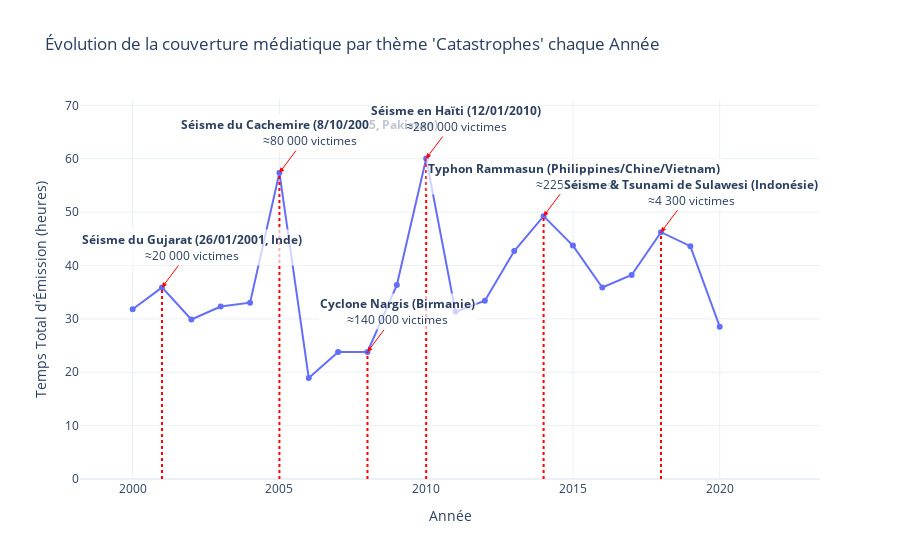

Write notebook code for a chart like this one.
### Code cell
import plotly.express as px


df_cat = df[df['Theme'] == "Catastrophes"].copy()

df_cat_line = df_cat.groupby('Annee')['Temps'].sum().reset_index()
df_cat_line['Temps_heures'] = (df_cat_line['Temps'] / 3600).round(2)


fig = px.line(
    df_cat_line,
    x='Annee',
    y='Temps_heures',
    markers=True,
    title="Évolution de la couverture médiatique par thème 'Catastrophes' chaque Année"
)

fig.update_layout(
    xaxis_title='Année',
    yaxis_title='Temps Total d\'Émission (heures)',
    template='plotly_white'
)

events = [
    {
        "annee": 2001,
        "label": "Séisme du Gujarat (26/01/2001, Inde)",
        "victimes": "≈20 000"
    },
    {
        "annee": 2005,
        "label": "Séisme du Cachemire (8/10/2005, Pakistan)",
        "victimes": "≈80 000"
    },
    {
        "annee": 2008,
        "label": "Cyclone Nargis (Birmanie)",
        "victimes": "≈140 000"
    },
    {
        "annee": 2010,
        "label": "Séisme en Haïti (12/01/2010)",
        "victimes": "≈280 000"
    },
    {
        "annee": 2014,
        "label": "Typhon Rammasun (Philippines/Chine/Vietnam)",
        "victimes": "≈225"
    },
    {
        "annee": 2018,
        "label": "Séisme & Tsunami de Sulawesi (Indonésie)",
        "victimes": "≈4 300"
    }
]

# 6) Ajouter les annotations pour chaque année ciblée
for evt in events:
    annee_evt = evt["annee"]
    df_event = df_cat_line[df_cat_line['Annee'] == annee_evt]
    if not df_event.empty:
        # Récupère la valeur de Temps_heures pour l'année concernée
        y_value = df_event['Temps_heures'].iloc[0]

        fig.add_annotation(
        x=annee_evt,
        y=y_value,
        text=f"<b>{evt['label']}</b><br>{evt['victimes']} victimes",
        showarrow=True,
        arrowhead=2,
        arrowcolor="red",
        ax=30,   # Décalage sur l'axe X pour la flèche
        ay=-40,  # Décalage sur l'axe Y
        bgcolor="rgba(255, 255, 255, 0.7)"
        )



        # (Optionnel) Ligne verticale pointillée pour marquer l'année
        fig.add_shape(
            type="line",
            x0=annee_evt,
            x1=annee_evt,
            y0=0,
            y1=y_value,
            line=dict(color="red", dash="dot")
        )

# 7) Afficher la figure
fig.show()

### Figure 1 — Plotly figure (JSON) as saved in the notebook; plotly's stock layout.template omitted (floating-point values rounded to 4 significant figures)
{"data": [{"hovertemplate": "Annee=%{x}<br>Temps_heures=%{y}<extra></extra>", "legendgroup": "", "line": {"color": "#636efa", "dash": "solid"}, "marker": {"symbol": "circle"}, "mode": "lines+markers", "name": "", "orientation": "v", "showlegend": false, "type": "scatter", "x": [2000, 2001, 2002, 2003, 2004, 2005, 2006, 2007, 2008, 2009, 2010, 2011, 2012, 2013, 2014, 2015, 2016, 2017, 2018, 2019, 2020], "xaxis": "x", "y": [31.79, 35.89, 29.88, 32.3, 33.03, 57.38, 18.91, 23.81, 23.81, 36.33, 60.04, 31.31, 33.38, 42.71, 49.24, 43.72, 35.87, 38.22, 46.23, 43.61, 28.53], "yaxis": "y"}], "layout": {"annotations": [{"arrowcolor": "red", "arrowhead": 2, "ax": 30, "ay": -40, "bgcolor": "rgba(255, 255, 255, 0.7)", "showarrow": true, "text": "<b>Séisme du Gujarat (26/01/2001, Inde)</b><br>≈20 000 victimes", "x": 2001, "y": 35.89}, {"arrowcolor": "red", "arrowhead": 2, "ax": 30, "ay": -40, "bgcolor": "rgba(255, 255, 255, 0.7)", "showarrow": true, "text": "<b>Séisme du Cachemire (8/10/2005, Pakistan)</b><br>≈80 000 victimes", "x": 2005, "y": 57.38}, {"arrowcolor": "red", "arrowhead": 2, "ax": 30, "ay": -40, "bgcolor": "rgba(255, 255, 255, 0.7)", "showarrow": true, "text": "<b>Cyclone Nargis (Birmanie)</b><br>≈140 000 victimes", "x": 2008, "y": 23.81}, {"arrowcolor": "red", "arrowhead": 2, "ax": 30, "ay": -40, "bgcolor": "rgba(255, 255, 255, 0.7)", "showarrow": true, "text": "<b>Séisme en Haïti (12/01/2010)</b><br>≈280 000 victimes", "x": 2010, "y": 60.04}, {"arrowcolor": "red", "arrowhead": 2, "ax": 30, "ay": -40, "bgcolor": "rgba(255, 255, 255, 0.7)", "showarrow": true, "text": "<b>Typhon Rammasun (Philippines/Chine/Vietnam)</b><br>≈225 victimes", "x": 2014, "y": 49.24}, {"arrowcolor": "red", "arrowhead": 2, "ax": 30, "ay": -40, "bgcolor": "rgba(255, 255, 255, 0.7)", "showarrow": true, "text": "<b>Séisme & Tsunami de Sulawesi (Indonésie)</b><br>≈4 300 victimes", "x": 2018, "y": 46.23}], "legend": {"tracegroupgap": 0}, "shapes": [{"line": {"color": "red", "dash": "dot"}, "type": "line", "x0": 2001, "x1": 2001, "y0": 0, "y1": 35.89}, {"line": {"color": "red", "dash": "dot"}, "type": "line", "x0": 2005, "x1": 2005, "y0": 0, "y1": 57.38}, {"line": {"color": "red", "dash": "dot"}, "type": "line", "x0": 2008, "x1": 2008, "y0": 0, "y1": 23.81}, {"line": {"color": "red", "dash": "dot"}, "type": "line", "x0": 2010, "x1": 2010, "y0": 0, "y1": 60.04}, {"line": {"color": "red", "dash": "dot"}, "type": "line", "x0": 2014, "x1": 2014, "y0": 0, "y1": 49.24}, {"line": {"color": "red", "dash": "dot"}, "type": "line", "x0": 2018, "x1": 2018, "y0": 0, "y1": 46.23}], "title": {"text": "Évolution de la couverture médiatique par thème 'Catastrophes' chaque Année"}, "xaxis": {"anchor": "y", "domain": [0, 1], "title": {"text": "Année"}}, "yaxis": {"anchor": "x", "domain": [0, 1], "title": {"text": "Temps Total d'Émission (heures)"}}}}
